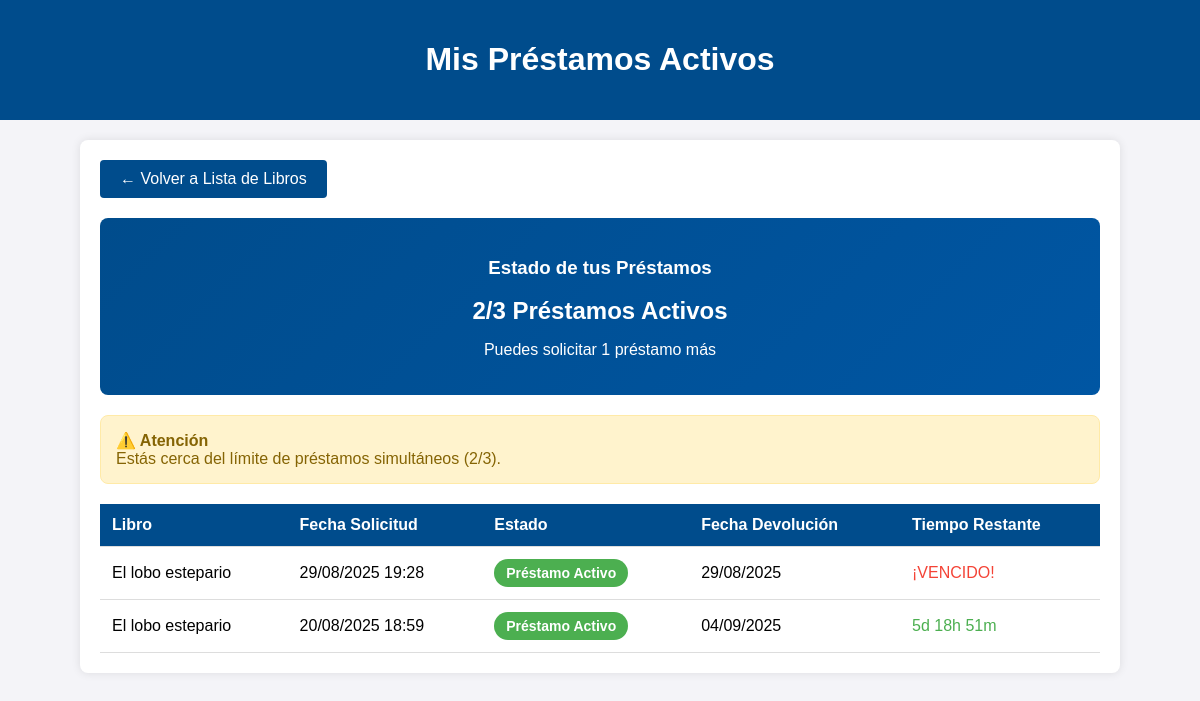
Screenshot of /libros/mis-prestamos-activos/ (signed in) with the database file from the repository.
### libros/models.py (models this page shows, shortened)
class Prestamo(models.Model):
    ESTADO_CHOICES = (
        ('solicitado', 'Reserva Solicitada'),
        ('aprobado_reserva', 'Reserva Aprobada'),
        ('aprobado', 'Préstamo Activo'),
        ('rechazado', 'Reserva Rechazada'),
        ('finalizado', 'Finalizado'),
        ('vencido', 'Vencido'),
    )
    TIPO_CHOICES = (
        ('domicilio', 'Préstamo a Domicilio'),
        ('aula', 'Préstamo en Aula'),
    )
    TIPO_USUARIO_CHOICES = (
        ('alumno', 'Alumno'),
        ('profesor', 'Profesor'),
    )
    id_prestamo = models.AutoField(primary_key=True)
    usuario = models.ForeignKey(Usuario, on_delete=models.CASCADE, related_name='prestamos_usuario', null=True, blank=True)
    nombre_usuario = models.CharField(max_length=255)
    email_usuario = models.EmailField()
    libro = models.ForeignKey(Libro, on_delete=models.CASCADE, related_name='prestamos')
    fecha_solicitud = models.DateTimeField(auto_now_add=True)
    fecha_aprobacion = models.DateTimeField(null=True, blank=True)
    fecha_devolucion_programada = models.DateTimeField(null=True, blank=True)
    fecha_devolucion_real = models.DateTimeField(null=True, blank=True)
    fecha_limite_reserva = models.DateTimeField(null=True, blank=True)
    estado = models.CharField(max_length=20, choices=ESTADO_CHOICES, default='solicitado')
    tipo_prestamo = models.CharField(max_length=10, choices=TIPO_CHOICES, default='domicilio')
    tipo_usuario = models.CharField(max_length=10, choices=TIPO_USUARIO_CHOICES, default='alumno')
    motivo_rechazo = models.TextField(blank=True, null=True)
    observaciones = models.TextField(blank=True, null=True)
    fecha_retiro_real = models.DateTimeField(null=True, blank=True)
    extension_solicitada = models.BooleanField(default=False)
    fecha_extension = models.DateTimeField(null=True, blank=True)
    motivo_extension = models.TextField(blank=True, null=True)

class Inventario(models.Model):
    id_inventario = models.AutoField(primary_key=True)
    estado = models.CharField(max_length=255, null=True, default="Disponible")
    motivo_baja = models.CharField(max_length=255, null=True)
    descripcion = models.TextField(null=True)
    num_ejemplar = models.IntegerField(null=True)
    imagen_rota = models.ImageField(
        upload_to='imagenes_rota/', null=True, blank=True)

class Libro(Inventario):
    id_libro = models.AutoField(primary_key=True)
    titulo = models.CharField(max_length=255)
    autor = models.CharField(max_length=255)
    editorial = models.CharField(max_length=255)
    clasificacion_cdu = models.CharField(max_length=255, null=False, default='Sin clasificar')
    siglas_autor_titulo = models.CharField(max_length=255, null=False, default='ABC')
    num_inventario = models.IntegerField(null=False, default=1)
    resumen = models.TextField()
    etiqueta_palabra_clave = models.TextField(default='Roma,Historia,Clasica')
    sede = models.TextField(default='La Plata')
    disponibilidad = models.CharField(max_length=255, null=True, default="Disponible")
    observaciones = models.TextField(default='Esta es una observación')
    img = models.URLField()

### libros/views.py (the view)
# urls.py: path('mis-prestamos-activos/', views.mis_prestamos_activos, name='mis_prestamos_activos'),
@login_required
def mis_prestamos_activos(request):
    prestamos_activos = request.user.get_prestamos_activos().order_by('-fecha_solicitud')
    context = {
        'prestamos_activos': prestamos_activos,
        'total_prestamos': prestamos_activos.count(),
        'prestamos_disponibles': request.user.get_prestamos_disponibles()
    }
    return render(request, 'libros/mis_prestamos_activos.html', context)

### libros/models.py (called while the page is built)
    def get_prestamos_activos(self):
        return self.prestamos_usuario.filter(estado__in=['aprobado', 'aprobado_reserva'])

    def get_prestamos_disponibles(self):
        prestamos_activos = self.get_prestamos_activos().count()
        return max(0, 3 - prestamos_activos)

### libros/templates/libros/mis_prestamos_activos.html (shortened to what this page needs)
<!DOCTYPE html>
<html lang="es">
<head>
    {% load static %}
</head>
<body>
    <header>
        <h1>Mis Préstamos Activos</h1>
    </header>
    <div class="container">
        <a href="{% url 'lista_libros' %}" class="btn-volver">← Volver a Lista de Libros</a>
        <div class="limit-info">
            <h3>Estado de tus Préstamos</h3>
            <div class="limit-counter">{{ total_prestamos }}/3 Préstamos Activos</div>
            {% if prestamos_disponibles > 0 %}
                <p>Puedes solicitar {{ prestamos_disponibles }} préstamo{{ prestamos_disponibles|pluralize:"s" }} más</p>
            {% else %}
                <p><strong>Has alcanzado el límite máximo de préstamos simultáneos</strong></p>
            {% endif %}
        </div>
        {% if total_prestamos >= 3 %}
            <div class="error-box">
                <strong>⚠️ Límite Alcanzado</strong><br>
                Has alcanzado el límite máximo de 3 préstamos simultáneos.
                Debes devolver al menos un libro antes de poder solicitar otro préstamo.
            </div>
        {% elif total_prestamos >= 2 %}
            <div class="warning-box">
                <strong>⚠️ Atención</strong><br>
                Estás cerca del límite de préstamos simultáneos ({{ total_prestamos }}/3).
            </div>
        {% endif %}
        {% if prestamos_activos %}
            <table>
                <thead>
                    <tr>
                        <th>Libro</th>
                        <th>Fecha Solicitud</th>
                        <th>Estado</th>
                        <th>Fecha Devolución</th>
                        <th>Tiempo Restante</th>
                    </tr>
                </thead>
                <tbody>
                    {% for prestamo in prestamos_activos %}
                    <tr>
                        <td>{{ prestamo.libro.titulo }}</td>
                        <td>{{ prestamo.fecha_solicitud|date:"d/m/Y H:i" }}</td>
                        <td>
                            <span class="status-badge status-{{ prestamo.estado }}">
                                {{ prestamo.get_estado_display }}
                            </span>
                        </td>
                        <td>
                            {% if prestamo.fecha_devolucion_programada %}
                                {{ prestamo.fecha_devolucion_programada|date:"d/m/Y" }}
                            {% else %}
                                -
                            {% endif %}
                        </td>
                        <td>
                            {% if prestamo.estado == 'aprobado' and prestamo.fecha_devolucion_programada %}
                                <span id="timer-{{ prestamo.id_prestamo }}"
                                      data-end="{{ prestamo.fecha_devolucion_programada|date:'Y-m-d H:i:s' }}">
                                </span>
                            {% else %}
                                -
                            {% endif %}
                        </td>
                    </tr>
                    {% endfor %}
                </tbody>
            </table>
        {% else %}
            <p style="text-align: center; color: #666; font-style: italic; margin-top: 40px;">
                No tienes préstamos activos actualmente.
            </p>
        {% endif %}
    </div>
</body>
</html>

### libros/templates/libros/mis_prestamos_activos.html (style rules this page uses)
body { font-family: 'Calibri', 'Arial', sans-serif; background-color: #f4f4f8; margin: 0; padding: 0; }
header { background-color: #004c8c; color: white; text-align: center; padding: 20px; }
.container { max-width: 1000px; margin: 20px auto; background-color: white; padding: 20px; border-radius: 8px; box-shadow: 0 0 10px rgba(0, 0, 0, 0.1); }
.limit-info { background: linear-gradient(135deg, #004c8c, #0056a3); color: white; padding: 20px; border-radius: 8px; margin-bottom: 20px; text-align: center; }
.limit-counter { font-size: 24px; font-weight: bold; margin: 10px 0; }
.warning-box { background-color: #fff3cd; border: 1px solid #ffeaa7; border-radius: 8px; padding: 15px; margin-bottom: 20px; color: #856404; }
table { width: 100%; border-collapse: collapse; margin-top: 20px; }
th, td { padding: 12px; text-align: left; border-bottom: 1px solid #ddd; }
th { background-color: #004c8c; color: white; }
.status-badge { display: inline-block; padding: 6px 12px; border-radius: 20px; font-size: 14px; font-weight: bold; color: white; }
.status-aprobado { background-color: #4caf50; }
.btn-volver { display: inline-block; padding: 10px 20px; background-color: #004c8c; color: white; text-decoration: none; border-radius: 4px; margin-bottom: 20px; }

### rows the page displays
Prestamo: libro.titulo "El lobo estepario", fecha_solicitud "29/08/2025 19:28", estado "Préstamo Activo", fecha_devolucion_programada "29/08/2025"
Prestamo: libro.titulo "El lobo estepario", fecha_solicitud "20/08/2025 18:59", estado "Préstamo Activo", fecha_devolucion_programada "04/09/2025"

### other values shown
{{ total_prestamos }} "2"
{{ prestamos_disponibles }} "1"
